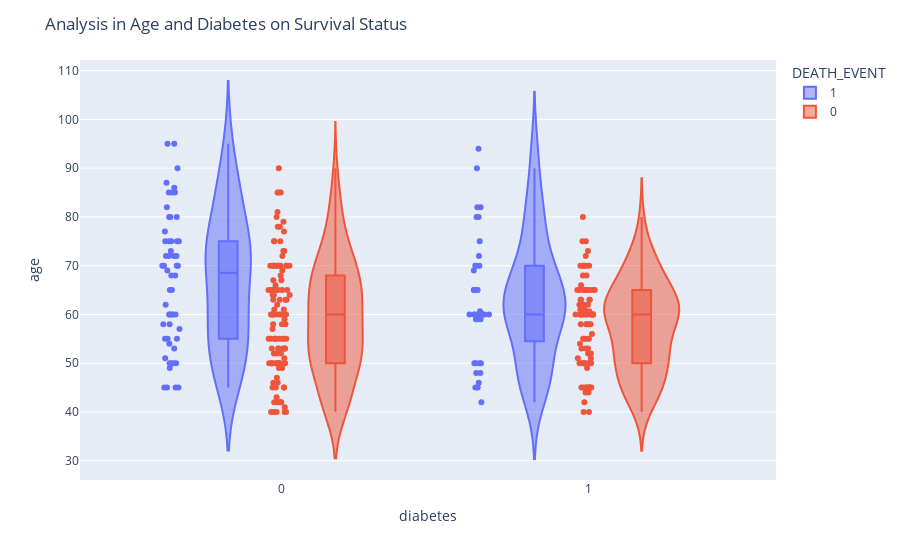

Notebook cell for this chart:
### Code cell
fig = px.violin(data, y="age", x="diabetes", color="DEATH_EVENT", box=True, points="all", hover_data=data.columns)
fig.update_layout(title_text="Analysis in Age and Diabetes on Survival Status")
fig.show()

### Figure 1 — Plotly figure (JSON) as saved in the notebook; plotly's stock layout.template omitted (floating-point values rounded to 4 significant figures; data arrays with more than 128 entries replaced by an {"elided": "..."} marker saying what was removed)
{"data": [{"alignmentgroup": "True", "box": {"visible": true}, "customdata": {"elided": "96x13 float values"}, "hovertemplate": "DEATH_EVENT=%{customdata[12]}<br>diabetes=%{customdata[3]}<br>age=%{customdata[0]}<br>anaemia=%{customdata[1]}<br>creatinine_phosphokinase=%{customdata[2]}<br>ejection_fraction=%{customdata[4]}<br>high_blood_pressure=%{customdata[5]}<br>platelets=%{customdata[6]}<br>serum_creatinine=%{customdata[7]}<br>serum_sodium=%{customdata[8]}<br>sex=%{customdata[9]}<br>smoking=%{customdata[10]}<br>time=%{customdata[11]}<extra></extra>", "legendgroup": "1", "marker": {"color": "#636efa"}, "name": "1", "offsetgroup": "1", "orientation": "v", "points": "all", "scalegroup": "True", "showlegend": true, "type": "violin", "x": [0, 0, 0, 0, 1, 0, 0, 1, 0, 0, 0, 0, 0, 0, 0, 0, 0, 0, 1, 1, 0, 1, 1, 0, 1, 0, 1, 1, 0, 1, 1, 1, 1, 1, 1, 0, 1, 1, 1, 1, 0, 1, 0, 0, 0, 0, 1, 1, 1, 0, 0, 1, 1, 0, 0, 0, 1, 0, 0, 1, 0, 0, 0, 1, 1, 0, 0, 0, 0, 0, 0, 1, 0, 0, 0, 0, 1, 1, 1, 1, 1, 1, 0, 0, 1, 0, 1, 0, 0, 1, 0, 0, 0, 0, 1, 0], "x0": " ", "xaxis": "x", "y": [75, 55, 65, 50, 65, 90, 75, 60, 65, 80, 75, 62, 45, 50, 82, 87, 45, 70, 48, 65, 68, 75, 80, 95, 70, 58, 82, 94, 85, 50, 65, 69, 90, 82, 60, 70, 50, 70, 60, 50, 51, 60, 80, 57, 68, 53, 60, 70, 60, 95, 49, 72, 45, 50, 45, 60, 42, 72, 70, 65, 85, 69, 60, 60, 59, 60, 72, 85, 70, 86, 60, 46, 80, 72, 75, 72, 50, 45, 80, 59, 59, 65, 75, 58, 60.67, 50, 60, 45, 77, 48, 54, 73, 60, 55, 65, 55], "y0": " ", "yaxis": "y"}, {"alignmentgroup": "True", "box": {"visible": true}, "customdata": {"elided": "203x13 float values"}, "hovertemplate": "DEATH_EVENT=%{customdata[12]}<br>diabetes=%{customdata[3]}<br>age=%{customdata[0]}<br>anaemia=%{customdata[1]}<br>creatinine_phosphokinase=%{customdata[2]}<br>ejection_fraction=%{customdata[4]}<br>high_blood_pressure=%{customdata[5]}<br>platelets=%{customdata[6]}<br>serum_creatinine=%{customdata[7]}<br>serum_sodium=%{customdata[8]}<br>sex=%{customdata[9]}<br>smoking=%{customdata[10]}<br>time=%{customdata[11]}<extra></extra>", "legendgroup": "0", "marker": {"color": "#EF553B"}, "name": "0", "offsetgroup": "0", "orientation": "v", "points": "all", "scalegroup": "True", "showlegend": true, "type": "violin", "x": {"elided": "203 int values"}, "x0": " ", "xaxis": "x", "y": {"elided": "203 float values"}, "y0": " ", "yaxis": "y"}], "layout": {"legend": {"title": {"text": "DEATH_EVENT"}, "tracegroupgap": 0}, "margin": {"t": 60}, "title": {"text": "Analysis in Age and Diabetes on Survival Status"}, "violinmode": "group", "xaxis": {"anchor": "y", "domain": [0, 1], "title": {"text": "diabetes"}}, "yaxis": {"anchor": "x", "domain": [0, 1], "title": {"text": "age"}}}}
